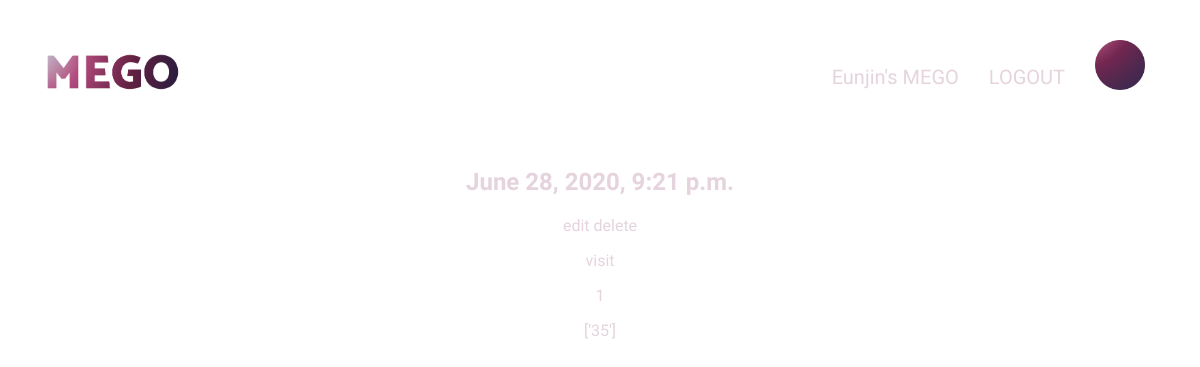
Page /MEgo/47/ (signed in) on the committed database.
### MEgo/models.py (models this page shows, shortened)
class User(AbstractBaseUser, PermissionsMixin):
    objects = UserManager()
    email = models.EmailField(
        max_length=255,
        unique=True,
    )
    nickname = models.CharField(
        max_length=20,
        null=False,
        unique=True
    )
    user_id = models.CharField(
        max_length=20,
        null=False,
        unique=True
    )
    is_active = models.BooleanField(default=True)
    is_admin = models.BooleanField(default=False)
    is_superuser = models.BooleanField(default=False)
    is_staff = models.BooleanField(default=False)
    date_joined = models.DateTimeField(auto_now_add=True)
    age = models.IntegerField(null = False)
    gender = models.CharField(max_length=200, null = False)
    USERNAME_FIELD = 'user_id'
    REQUIRED_FIELDS = ['email','nickname']

class Experience(models.Model):
    author = models.ForeignKey(settings.AUTH_USER_MODEL, on_delete=models.CASCADE, default='admin')
    input_date = models.DateTimeField(
            default=timezone.now)
    exp_date = models.DateTimeField(
            default=timezone.now)
    walks = models.IntegerField(blank=True, null=True)
    sleep = models.FloatField(blank=True, null=True)
    deep_sleep = models.FloatField(blank=True, null=True)
    heartbeat = models.IntegerField(blank=True, null=True)
    calorie = models.IntegerField(blank=True, null=True)
    distance = models.FloatField(blank=True, null=True)
    event = models.TextField()
    thoughts = models.TextField(null=True)
    emotion = models.TextField()
    importance = models.IntegerField()
    future = models.IntegerField(default=0)
    related_people = models.CharField(max_length=200, blank=True, null=True)
    related_place = models.CharField(max_length=200, blank=True, null=True)
    photo = models.ImageField(blank=True,upload_to=user_path)  # path based on the function and settings
    thumbnail_photo = models.ImageField(blank=True, upload_to=user_path) # it is not required field
    media_links = models.TextField(blank=True, null=True)
    emotion_color = models.CharField(max_length=100, default="", blank=True, null=True)

### MEgo/views.py (the view)
# urls.py: path('MEgo/<int:pk>/', views.experience_detail, name='experience_detail'),
@login_required
def experience_detail(request, pk):
    exp = get_object_or_404(Experience, pk=pk)
    return render(request, 'MEgo/experience_detail.html', {'exp':exp})

### MEgo/templates/MEgo/experience_detail.html (shortened to what this page needs)
{% extends 'MEgo/base.html' %}
{% load static %}
{% block content %}
    <div class="exp">
        <h2>{{ exp.exp_date }}</h2>
        <a href="{% url 'experience_edit' pk=exp.pk %}">edit</a>
        <a href="{% url 'experience_delete' pk=exp.pk %}">delete</a>
        <p>{{ exp.event|linebreaksbr }}</p>
        <p>{{ exp.thoughts|linebreaksbr }}</p>
        <p>{{ exp.emotion|linebreaksbr }}</p>
    </div>
{% endblock %}

### MEgo/templates/MEgo/base.html (shortened to what this page needs)
{% load static %}
{% load widget_tweaks %}
<html>
    <head>
        <link rel="stylesheet" type="text/css" href="{% static 'css/MEgo.css' %}">
    </head>
    <body>
        <header class="page-header">
            <h1 id="logo"><a href="{% url 'experience_circle' %}"><img src="{% static "Icons/Mego_color.png" %}" height="50"></a></h1>
            <nav>
                <ul class="top-menu">
                    {% if user.is_authenticated %}
                    <li><a>{{ user.nickname }}'s MEGO</a></li>
                    <li><a href="{% url 'logout' %}">LOGOUT</a></li>
                    {% endif %}
                    <li><a href="{% url 'analysis_report' %}"><img src="{% static "Icons/megosymbol.png" %}" width="50" height="50"></a></li>
                </ul>
            </nav>
        </header>
        <div class="content container">
            <center>
            {% block content %}
            {% endblock %}
            </center>
        </div>
    </body>
</html>

### MEgo/static/css/MEgo.css (style rules this page uses)
.page-header { margin-top: 0; padding: 20px 20px 20px 40px; position: fixed; top: 0; left: 0; right: 0; background: none; }
.top-menu, .top-menu:hover, .top-menu:visited { margin-block-start: 20px; margin-block-end: 20px; color: #ffffff; float: right; font-size: 15pt; margin-right: 20px; }
.top-menu li { float: left; list-style:none; }
.top-menu a { line-height:75px; padding:0 15px; }
#logo { float: left; font-family: 'Catamaran', sans-serif; font-weight: 900; font-size: 30pt; line-height:75px; }
.exp { margin-bottom: 70px; }
a { text-decoration:none; color: rgb(229,211,221); }
h1 { font-family: 'Catamaran', sans-serif; font-weight: 900; }
h2, h3, h4 { font-weight: 600; }

### MEgo/templates/MEgo/base.html (style rules this page uses)
body { background: white; font-family: 'Catamaran', sans-serif; font-weight: 400; color: rgb(229,211,221); padding-top : 160px; }

### rows in the picture
User: nickname "Eunjin"
Experience: exp_date "June 28, 2020, 9:21 p.m.", event "visit", thoughts "1", emotion "['35']"
